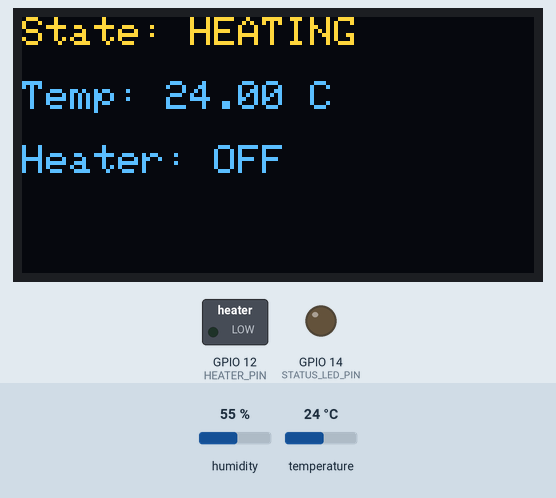
Simulated run of this sketch. Board: ESP32. Parts: 128×64 one-colour display, switched loads named in the sketch (green lamp = pin HIGH), output pins drawn as LEDs (lit = HIGH). Inputs (shaded band) come from the test bench; at power-on: temperature 24 °C, humidity 55 %. The OLED is the two-colour kind (top 16 rows yellow); what the sketch prints to the serial monitor is not drawn.

Above: at 2.1 s.
At 3.2 s:
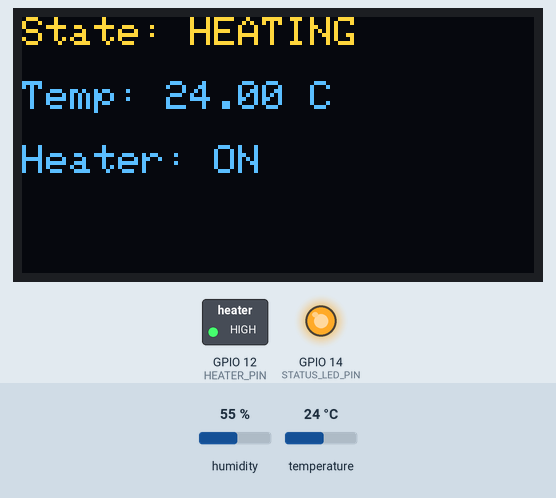
3.3 s: temperature set to 27.6 °C
At 4.4 s:
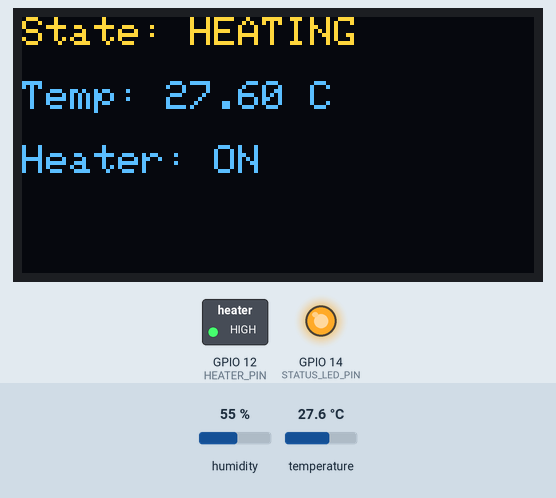
6.0 s: temperature set to 28.5 °C
At 8.4 s:
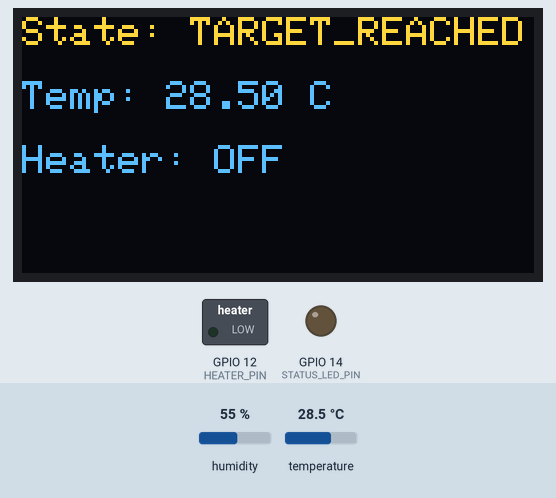
8.7 s: temperature set to 26.5 °C
11.8 s: temperature set to 25.5 °C
At 12.9 s:
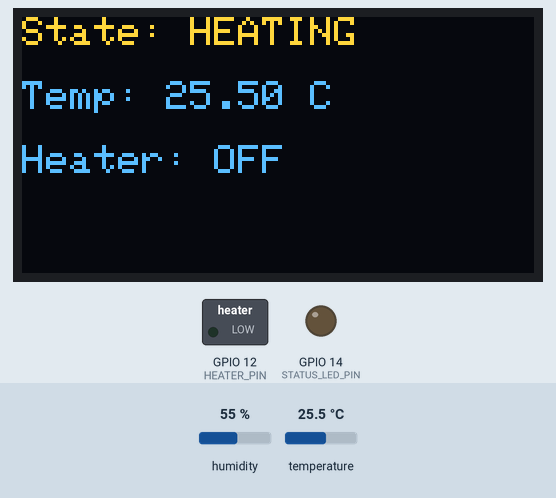
Timing chart, 0 to 14.9 s (numbered marks = the images above; inputs shaded):
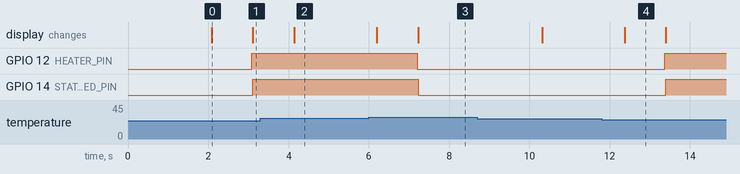

Measured:
- the behaviour switches between 27.9 and 28 °C on temperature (found by bisection; images 2 and 3)
- the behaviour switches between 26 and 25.9 °C on temperature (found by bisection; images 3 and 4)
- after the input at 3.3 s, the display: changes after 0.84 s (image 2)
- after the input at 6.0 s, GPIO 12 (HEATER_PIN), GPIO 14 (STATUS_LED_PIN): HIGH → LOW after 1.2 s; the display: first changes after 0.20 s (image 3 shows a later state)
- after the input at 11.8 s, GPIO 12 (HEATER_PIN), GPIO 14 (STATUS_LED_PIN): LOW → HIGH after 1.6 s; the display: changes after 0.57 s (image 4)
- what the display in image 0 shows lasts 1.0 s, from 2.1 s to 3.1 s

The sketch:

Heat_Controller_Using_ESP32.ino
```cpp
#include "DHT.h"
#include <Wire.h>
#include <Adafruit_GFX.h>
#include <Adafruit_SSD1306.h>

// GPIO PINS
#define DHTPIN 16
#define DHTTYPE DHT22
#define HEATER_PIN 12
#define STATUS_LED_PIN 14

#define SCREEN_WIDTH 128
#define SCREEN_HEIGHT 64
#define OLED_RESET -1
#define SCREEN_ADDRESS 0x3C

Adafruit_SSD1306 display(SCREEN_WIDTH, SCREEN_HEIGHT, &Wire, OLED_RESET);

// Temperature Thresholds
const float TARGET_TEMP = 28.0;
const float HYSTERESIS = 2.0;
const float OVERHEAT_TEMP = 50.0;

enum SystemState {
  IDLE,
  HEATING,
  STABILIZING,
  TARGET_REACHED,
  OVERHEAT
};

SystemState currentState = IDLE;
const char* stateNames[] = {"IDLE", "HEATING", "STABILIZING", "TARGET_REACHED", "OVERHEAT"};

DHT dht(DHTPIN, DHTTYPE);
const int TASK_DELAY_MS = 1000;
void updateStatusLED() {
  if (currentState == OVERHEAT) {
    digitalWrite(STATUS_LED_PIN, LOW);
  } else {
    digitalWrite(STATUS_LED_PIN, digitalRead(HEATER_PIN));
  }
}
// OLED
void updateOLED(float temp) {
  display.clearDisplay();
  display.setTextSize(1);
  display.setTextColor(SSD1306_WHITE);

  display.setCursor(0, 0);
  display.print("State: ");
  display.println(stateNames[currentState]);

  display.setCursor(0, 16);
  display.print("Temp: ");
  display.print(temp);
  display.println(" C");

  display.setCursor(0, 32);
  display.print("Heater: ");
  display.println(digitalRead(HEATER_PIN) ? "ON" : "OFF");

  display.display();
}

void heaterControlTask(void *pvParameters) {
  for (;;) {
    float temp = dht.readTemperature();

    if (isnan(temp)) {
      Serial.println("Error reading DHT sensor!");
    } else {
      if (temp >= OVERHEAT_TEMP && currentState != OVERHEAT) {
        currentState = OVERHEAT;
        digitalWrite(HEATER_PIN, LOW);
        Serial.println("CRITICAL: OVERHEAT DETECTED!");
      }

      switch (currentState) {
        case IDLE:
          digitalWrite(HEATER_PIN, LOW);
          if (temp < TARGET_TEMP - HYSTERESIS)
            currentState = HEATING;
          break;

        case HEATING:
          digitalWrite(HEATER_PIN, HIGH);
          if (temp >= TARGET_TEMP)
            currentState = STABILIZING;
          break;

        case STABILIZING:
          digitalWrite(HEATER_PIN, LOW);
          currentState = TARGET_REACHED;
          break;

        case TARGET_REACHED:
          digitalWrite(HEATER_PIN, LOW);
          if (temp < TARGET_TEMP - HYSTERESIS)
            currentState = HEATING;
          break;

        case OVERHEAT:
          digitalWrite(HEATER_PIN, LOW);
          break;
      }

      Serial.printf("State: %-16s | Temp: %.2f°C | Heater: %s\n",
        stateNames[currentState],
        temp,
        digitalRead(HEATER_PIN) ? "ON" : "OFF");

      updateOLED(temp);
    }

    updateStatusLED();
    vTaskDelay(pdMS_TO_TICKS(TASK_DELAY_MS));
  }
}

void setup() {
  Serial.begin(115200);
  pinMode(HEATER_PIN, OUTPUT);
  pinMode(STATUS_LED_PIN, OUTPUT);
  digitalWrite(HEATER_PIN, LOW);
  digitalWrite(STATUS_LED_PIN, LOW);
  dht.begin();

  if (!display.begin(SSD1306_SWITCHCAPVCC, SCREEN_ADDRESS)) {
    Serial.println("OLED init failed");
    while (true);
  }
  display.clearDisplay();
  display.setTextSize(1);
  display.setTextColor(SSD1306_WHITE);
  display.setCursor(0, 0);
  display.println("Heater Control Init...");
  display.display();
  delay(2000);
  display.clearDisplay();

  xTaskCreate(
    heaterControlTask,
    "Heater Control",
    4096,
    NULL,
    1,
    NULL
  );
}

void loop() {

}
```
